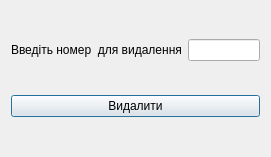
<?xml version="1.0" encoding="UTF-8"?>
<ui version="4.0">
 <class>Delete</class>
 <widget class="QDialog" name="Delete">
  <property name="geometry">
   <rect>
    <x>0</x>
    <y>0</y>
    <width>271</width>
    <height>157</height>
   </rect>
  </property>
  <property name="windowTitle">
   <string>Видалення запису</string>
  </property>
  <layout class="QGridLayout" name="gridLayout">
   <item row="0" column="0">
    <widget class="QLabel" name="label">
     <property name="text">
      <string>Введіть номер  для видалення</string>
     </property>
    </widget>
   </item>
   <item row="0" column="1">
    <widget class="QLineEdit" name="lineEdit"/>
   </item>
   <item row="1" column="0" colspan="2">
    <widget class="QPushButton" name="pushButton">
     <property name="text">
      <string>Видалити</string>
     </property>
    </widget>
   </item>
  </layout>
 </widget>
 <resources/>
 <connections/>
</ui>
